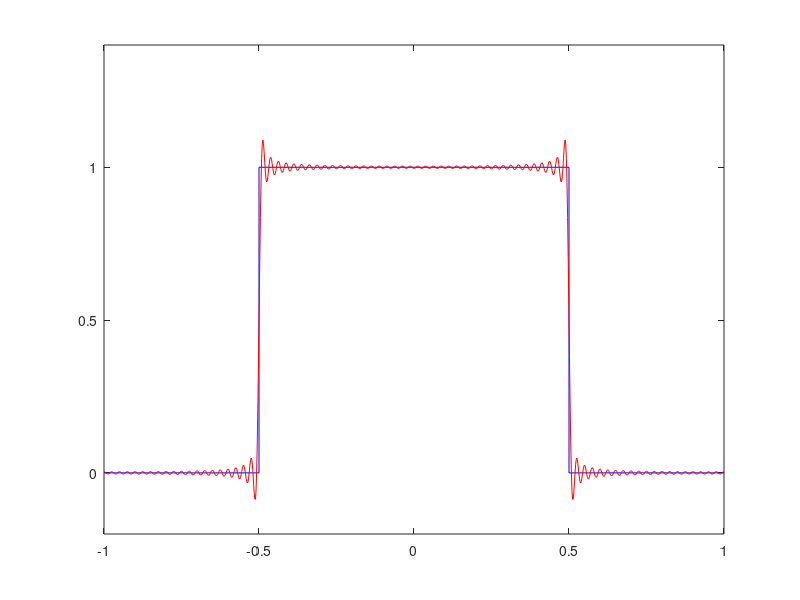

MATLAB code for this plot:
%Alex Demirci
%Application that calucaltes the first 40 terms
% of the Fourier expansion for a square wave and
% makes an animation


function exercise3
  
  out_dir = "Exercise3";
  mkdir(out_dir);
  
  precision = 1000;
  
  % y coordinate
  fx = linspace(0, 0, precision);
  % x coordinates from -1 to 1
  x = linspace(-1, 1, precision);
  
  % to store the total sumation at a specific x position
  totalResults = linspace(0, 0, precision);

   % number of Fourier iterations
  iterations = 40;
  
  currentResult = 0;
  
  % iterations
  for n = 1 : iterations
    
    nCurr = 2 * n - 1;
    
    % for every iteration, compute the y coordinate at the x position
    for j = 1 : precision  
      
      % compute the current value
     currentResult = (2 / (nCurr * pi)) * (-1)^((nCurr - 1) / 2) * cos(nCurr * pi * x(j));
     
     % compute fx
      fx(j) = (1 / 2) + currentResult + totalResults(j);
      
      % add the current value to the sum (sumation)
      totalResults(j) += currentResult;  
    endfor
    

    % drawing the square wave
    drawSquareWave();
    axis([-1, 1, -0.2, 1.4]);
    % draw fx
    plot(x, fx, 'r');
    axis([-1, 1, -0.2, 1.4]);
    hold off;
    
    % take picture
    fname = fullfile (out_dir, sprintf("img%03i.png", n));
    imwrite (getframe (gcf).cdata, fname);
   
  endfor
  
 endfunction
 
 function drawSquareWave
   
   % draws the square wave by intervals
   
  plot([-1, -0.5], [0, 0], 'b');
  axis([-1, 1, -0.2, 1.4]);
  hold on;
  plot([-0.5, -0.5], [0, 1], 'b');
  axis([-1, 1, -0.2, 1.4]);
  hold on;
  plot([-0.5, 0.5], [1, 1], 'b');
  axis([-1, 1, -0.2, 1.4]);
  hold on;
  plot([0.5, 0.5], [1, 0], 'b');
  axis([-1, 1, -0.2, 1.4]);
  hold on;
  plot([0.5, 1], [0, 0], 'b');
  axis([-1, 1, -0.2, 1.4]);
  hold on;
   
 endfunction
